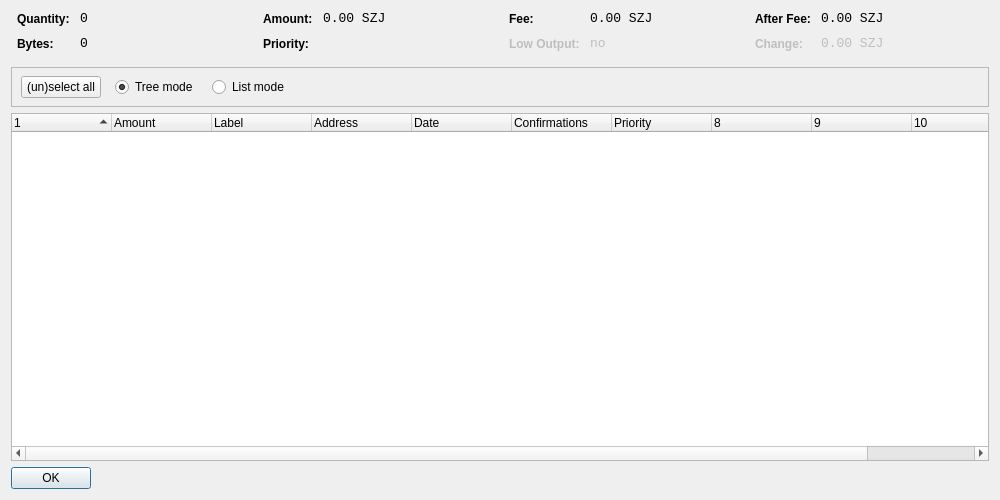
<?xml version="1.0" encoding="UTF-8"?>
<ui version="4.0">
 <class>CoinControlDialog</class>
 <widget class="QDialog" name="CoinControlDialog">
  <property name="geometry">
   <rect>
    <x>0</x>
    <y>0</y>
    <width>1000</width>
    <height>500</height>
   </rect>
  </property>
  <property name="windowTitle">
   <string>Coin Control</string>
  </property>
  <layout class="QVBoxLayout" name="verticalLayout">
   <item>
    <layout class="QHBoxLayout" name="horizontalLayoutTop" stretch="0,0,0,0">
     <property name="topMargin">
      <number>0</number>
     </property>
     <property name="bottomMargin">
      <number>10</number>
     </property>
     <item>
      <layout class="QFormLayout" name="formLayoutCoinControl1">
       <property name="horizontalSpacing">
        <number>10</number>
       </property>
       <property name="verticalSpacing">
        <number>10</number>
       </property>
       <property name="leftMargin">
        <number>6</number>
       </property>
       <property name="rightMargin">
        <number>6</number>
       </property>
       <item row="0" column="0">
        <widget class="QLabel" name="labelCoinControlQuantityText">
         <property name="styleSheet">
          <string notr="true">font-weight:bold;</string>
         </property>
         <property name="text">
          <string>Quantity:</string>
         </property>
        </widget>
       </item>
       <item row="0" column="1">
        <widget class="QLabel" name="labelCoinControlQuantity">
         <property name="font">
          <font>
           <family>Monospace</family>
           <pointsize>10</pointsize>
          </font>
         </property>
         <property name="cursor">
          <cursorShape>IBeamCursor</cursorShape>
         </property>
         <property name="contextMenuPolicy">
          <enum>Qt::ActionsContextMenu</enum>
         </property>
         <property name="text">
          <string>0</string>
         </property>
         <property name="textInteractionFlags">
          <set>Qt::LinksAccessibleByMouse|Qt::TextSelectableByKeyboard|Qt::TextSelectableByMouse</set>
         </property>
        </widget>
       </item>
       <item row="1" column="0">
        <widget class="QLabel" name="labelCoinControlBytesText">
         <property name="styleSheet">
          <string notr="true">font-weight:bold;</string>
         </property>
         <property name="text">
          <string>Bytes:</string>
         </property>
        </widget>
       </item>
       <item row="1" column="1">
        <widget class="QLabel" name="labelCoinControlBytes">
         <property name="font">
          <font>
           <family>Monospace</family>
           <pointsize>10</pointsize>
          </font>
         </property>
         <property name="cursor">
          <cursorShape>IBeamCursor</cursorShape>
         </property>
         <property name="contextMenuPolicy">
          <enum>Qt::ActionsContextMenu</enum>
         </property>
         <property name="text">
          <string>0</string>
         </property>
         <property name="textInteractionFlags">
          <set>Qt::LinksAccessibleByMouse|Qt::TextSelectableByKeyboard|Qt::TextSelectableByMouse</set>
         </property>
        </widget>
       </item>
      </layout>
     </item>
     <item>
      <layout class="QFormLayout" name="formLayoutCoinControl2">
       <property name="horizontalSpacing">
        <number>10</number>
       </property>
       <property name="verticalSpacing">
        <number>10</number>
       </property>
       <property name="leftMargin">
        <number>6</number>
       </property>
       <property name="rightMargin">
        <number>6</number>
       </property>
       <item row="0" column="0">
        <widget class="QLabel" name="labelCoinControlAmountText">
         <property name="styleSheet">
          <string notr="true">font-weight:bold;</string>
         </property>
         <property name="text">
          <string>Amount:</string>
         </property>
        </widget>
       </item>
       <item row="0" column="1">
        <widget class="QLabel" name="labelCoinControlAmount">
         <property name="font">
          <font>
           <family>Monospace</family>
           <pointsize>10</pointsize>
          </font>
         </property>
         <property name="cursor">
          <cursorShape>IBeamCursor</cursorShape>
         </property>
         <property name="contextMenuPolicy">
          <enum>Qt::ActionsContextMenu</enum>
         </property>
         <property name="text">
          <string>0.00 SZJ</string>
         </property>
         <property name="textInteractionFlags">
          <set>Qt::LinksAccessibleByMouse|Qt::TextSelectableByKeyboard|Qt::TextSelectableByMouse</set>
         </property>
        </widget>
       </item>
       <item row="1" column="0">
        <widget class="QLabel" name="labelCoinControlPriorityText">
         <property name="styleSheet">
          <string notr="true">font-weight:bold;</string>
         </property>
         <property name="text">
          <string>Priority:</string>
         </property>
        </widget>
       </item>
       <item row="1" column="1">
        <widget class="QLabel" name="labelCoinControlPriority">
         <property name="font">
          <font>
           <family>Monospace</family>
           <pointsize>10</pointsize>
          </font>
         </property>
         <property name="cursor">
          <cursorShape>IBeamCursor</cursorShape>
         </property>
         <property name="contextMenuPolicy">
          <enum>Qt::ActionsContextMenu</enum>
         </property>
         <property name="text">
          <string/>
         </property>
         <property name="textInteractionFlags">
          <set>Qt::LinksAccessibleByMouse|Qt::TextSelectableByKeyboard|Qt::TextSelectableByMouse</set>
         </property>
        </widget>
       </item>
      </layout>
     </item>
     <item>
      <layout class="QFormLayout" name="formLayoutCoinControl3">
       <property name="horizontalSpacing">
        <number>10</number>
       </property>
       <property name="verticalSpacing">
        <number>10</number>
       </property>
       <property name="leftMargin">
        <number>6</number>
       </property>
       <property name="rightMargin">
        <number>6</number>
       </property>
       <item row="0" column="0">
        <widget class="QLabel" name="labelCoinControlFeeText">
         <property name="styleSheet">
          <string notr="true">font-weight:bold;</string>
         </property>
         <property name="text">
          <string>Fee:</string>
         </property>
        </widget>
       </item>
       <item row="0" column="1">
        <widget class="QLabel" name="labelCoinControlFee">
         <property name="font">
          <font>
           <family>Monospace</family>
           <pointsize>10</pointsize>
          </font>
         </property>
         <property name="cursor">
          <cursorShape>IBeamCursor</cursorShape>
         </property>
         <property name="contextMenuPolicy">
          <enum>Qt::ActionsContextMenu</enum>
         </property>
         <property name="text">
          <string>0.00 SZJ</string>
         </property>
         <property name="textInteractionFlags">
          <set>Qt::LinksAccessibleByMouse|Qt::TextSelectableByKeyboard|Qt::TextSelectableByMouse</set>
         </property>
        </widget>
       </item>
       <item row="1" column="0">
        <widget class="QLabel" name="labelCoinControlLowOutputText">
         <property name="enabled">
          <bool>false</bool>
         </property>
         <property name="styleSheet">
          <string notr="true">font-weight:bold;</string>
         </property>
         <property name="text">
          <string>Low Output:</string>
         </property>
        </widget>
       </item>
       <item row="1" column="1">
        <widget class="QLabel" name="labelCoinControlLowOutput">
         <property name="enabled">
          <bool>false</bool>
         </property>
         <property name="font">
          <font>
           <family>Monospace</family>
           <pointsize>10</pointsize>
          </font>
         </property>
         <property name="cursor">
          <cursorShape>IBeamCursor</cursorShape>
         </property>
         <property name="contextMenuPolicy">
          <enum>Qt::ActionsContextMenu</enum>
         </property>
         <property name="text">
          <string>no</string>
         </property>
         <property name="textInteractionFlags">
          <set>Qt::LinksAccessibleByMouse|Qt::TextSelectableByKeyboard|Qt::TextSelectableByMouse</set>
         </property>
        </widget>
       </item>
      </layout>
     </item>
     <item>
      <layout class="QFormLayout" name="formLayoutCoinControl4">
       <property name="horizontalSpacing">
        <number>10</number>
       </property>
       <property name="verticalSpacing">
        <number>10</number>
       </property>
       <property name="leftMargin">
        <number>6</number>
       </property>
       <property name="rightMargin">
        <number>6</number>
       </property>
       <item row="0" column="0">
        <widget class="QLabel" name="labelCoinControlAfterFeeText">
         <property name="styleSheet">
          <string notr="true">font-weight:bold;</string>
         </property>
         <property name="text">
          <string>After Fee:</string>
         </property>
        </widget>
       </item>
       <item row="0" column="1">
        <widget class="QLabel" name="labelCoinControlAfterFee">
         <property name="font">
          <font>
           <family>Monospace</family>
           <pointsize>10</pointsize>
          </font>
         </property>
         <property name="cursor">
          <cursorShape>IBeamCursor</cursorShape>
         </property>
         <property name="contextMenuPolicy">
          <enum>Qt::ActionsContextMenu</enum>
         </property>
         <property name="text">
          <string>0.00 SZJ</string>
         </property>
         <property name="textInteractionFlags">
          <set>Qt::LinksAccessibleByMouse|Qt::TextSelectableByKeyboard|Qt::TextSelectableByMouse</set>
         </property>
        </widget>
       </item>
       <item row="1" column="0">
        <widget class="QLabel" name="labelCoinControlChangeText">
         <property name="enabled">
          <bool>false</bool>
         </property>
         <property name="styleSheet">
          <string notr="true">font-weight:bold;</string>
         </property>
         <property name="text">
          <string>Change:</string>
         </property>
        </widget>
       </item>
       <item row="1" column="1">
        <widget class="QLabel" name="labelCoinControlChange">
         <property name="enabled">
          <bool>false</bool>
         </property>
         <property name="font">
          <font>
           <family>Monospace</family>
           <pointsize>10</pointsize>
          </font>
         </property>
         <property name="cursor">
          <cursorShape>IBeamCursor</cursorShape>
         </property>
         <property name="contextMenuPolicy">
          <enum>Qt::ActionsContextMenu</enum>
         </property>
         <property name="text">
          <string>0.00 SZJ</string>
         </property>
         <property name="textInteractionFlags">
          <set>Qt::LinksAccessibleByMouse|Qt::TextSelectableByKeyboard|Qt::TextSelectableByMouse</set>
         </property>
        </widget>
       </item>
      </layout>
     </item>
    </layout>
   </item>
   <item>
    <widget class="QFrame" name="frame">
     <property name="minimumSize">
      <size>
       <width>0</width>
       <height>40</height>
      </size>
     </property>
     <property name="frameShape">
      <enum>QFrame::StyledPanel</enum>
     </property>
     <property name="frameShadow">
      <enum>QFrame::Sunken</enum>
     </property>
     <widget class="QWidget" name="horizontalLayoutWidget">
      <property name="geometry">
       <rect>
        <x>10</x>
        <y>0</y>
        <width>781</width>
        <height>41</height>
       </rect>
      </property>
      <layout class="QHBoxLayout" name="horizontalLayoutPanel" stretch="0,0,0,0,0">
       <property name="spacing">
        <number>14</number>
       </property>
       <item>
        <widget class="QPushButton" name="pushButtonSelectAll">
         <property name="sizePolicy">
          <sizepolicy hsizetype="Maximum" vsizetype="Fixed">
           <horstretch>0</horstretch>
           <verstretch>0</verstretch>
          </sizepolicy>
         </property>
         <property name="text">
          <string>(un)select all</string>
         </property>
        </widget>
       </item>
       <item>
        <widget class="QRadioButton" name="radioTreeMode">
         <property name="sizePolicy">
          <sizepolicy hsizetype="Maximum" vsizetype="Fixed">
           <horstretch>0</horstretch>
           <verstretch>0</verstretch>
          </sizepolicy>
         </property>
         <property name="text">
          <string>Tree mode</string>
         </property>
         <property name="checked">
          <bool>true</bool>
         </property>
        </widget>
       </item>
       <item>
        <widget class="QRadioButton" name="radioListMode">
         <property name="sizePolicy">
          <sizepolicy hsizetype="Maximum" vsizetype="Fixed">
           <horstretch>0</horstretch>
           <verstretch>0</verstretch>
          </sizepolicy>
         </property>
         <property name="text">
          <string>List mode</string>
         </property>
        </widget>
       </item>
       <item>
        <spacer name="horizontalSpacer">
         <property name="orientation">
          <enum>Qt::Horizontal</enum>
         </property>
         <property name="sizeHint" stdset="0">
          <size>
           <width>40</width>
           <height>20</height>
          </size>
         </property>
        </spacer>
       </item>
      </layout>
     </widget>
    </widget>
   </item>
   <item>
    <widget class="CoinControlTreeWidget" name="treeWidget">
     <property name="contextMenuPolicy">
      <enum>Qt::CustomContextMenu</enum>
     </property>
     <property name="sortingEnabled">
      <bool>false</bool>
     </property>
     <property name="columnCount">
      <number>11</number>
     </property>
     <attribute name="headerShowSortIndicator" stdset="0">
      <bool>true</bool>
     </attribute>
     <attribute name="headerStretchLastSection">
      <bool>false</bool>
     </attribute>
     <column>
      <property name="text">
       <string/>
      </property>
     </column>
     <column>
      <property name="text">
       <string>Amount</string>
      </property>
     </column>
     <column>
      <property name="text">
       <string>Label</string>
      </property>
     </column>
     <column>
      <property name="text">
       <string>Address</string>
      </property>
     </column>
     <column>
      <property name="text">
       <string>Date</string>
      </property>
     </column>
     <column>
      <property name="text">
       <string>Confirmations</string>
      </property>
      <property name="toolTip">
       <string>Confirmed</string>
      </property>
     </column>
     <column>
      <property name="text">
       <string>Priority</string>
      </property>
     </column>
     <column>
      <property name="text">
       <string/>
      </property>
     </column>
     <column>
      <property name="text">
       <string/>
      </property>
     </column>
     <column>
      <property name="text">
       <string/>
      </property>
     </column>
     <column>
      <property name="text">
       <string/>
      </property>
     </column>
    </widget>
   </item>
   <item>
    <widget class="QDialogButtonBox" name="buttonBox">
     <property name="sizePolicy">
      <sizepolicy hsizetype="Maximum" vsizetype="Fixed">
       <horstretch>0</horstretch>
       <verstretch>0</verstretch>
      </sizepolicy>
     </property>
     <property name="orientation">
      <enum>Qt::Horizontal</enum>
     </property>
     <property name="standardButtons">
      <set>QDialogButtonBox::Ok</set>
     </property>
    </widget>
   </item>
  </layout>
 </widget>
 <customwidgets>
  <customwidget>
   <class>CoinControlTreeWidget</class>
   <extends>QTreeWidget</extends>
   <header>coincontroltreewidget.h</header>
  </customwidget>
 </customwidgets>
 <resources/>
 <connections/>
</ui>
